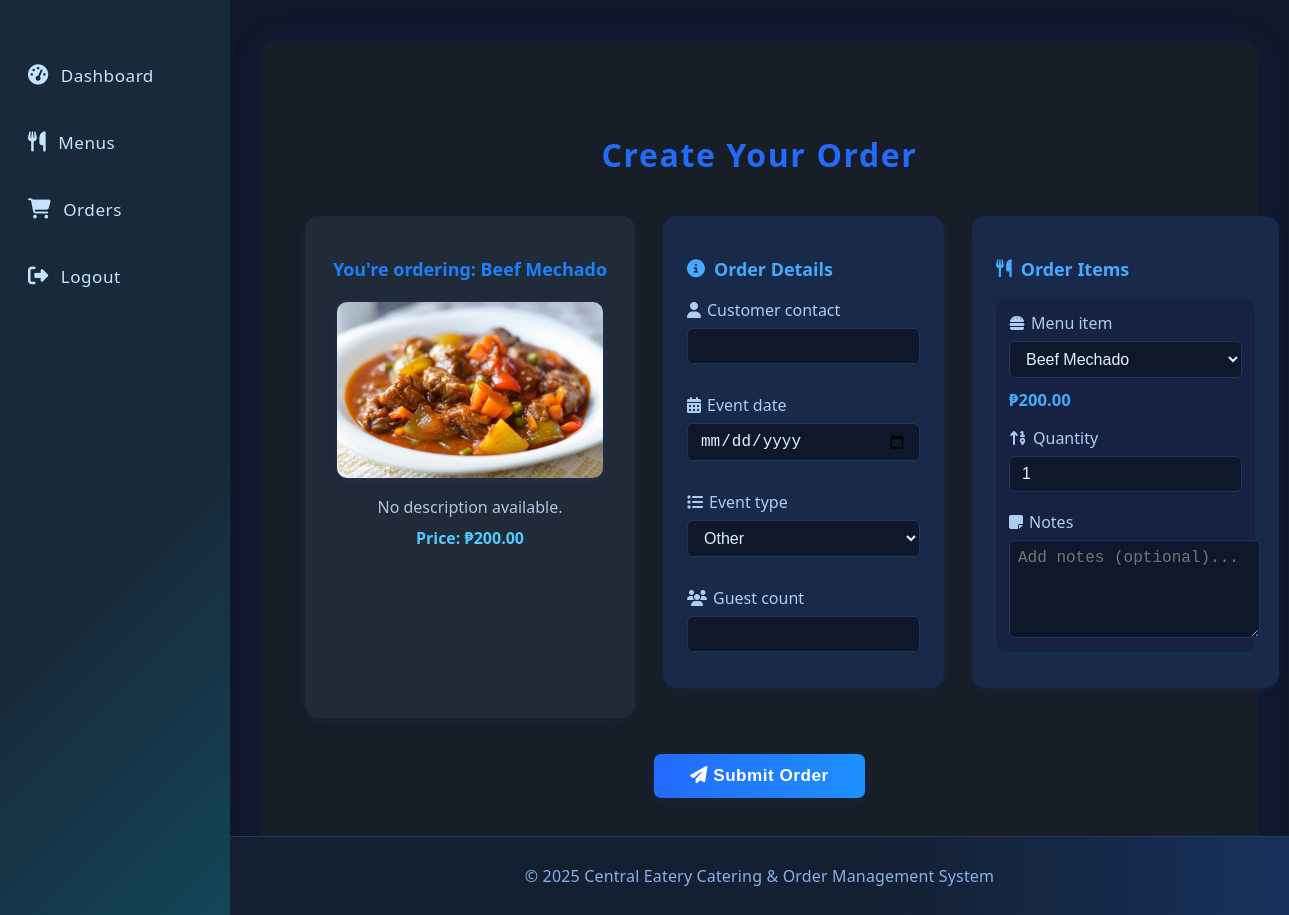
/orders/create/?item_id=7 (signed in), run on the app's committed database.
### menu/models.py (models this page shows)
class MenuItem(models.Model):
    name = models.CharField(max_length=255)
    description = models.TextField(blank=True)
    price = models.DecimalField(max_digits=8, decimal_places=2)
    category = models.ForeignKey(Category, on_delete=models.SET_NULL, null=True, blank=True)
    is_available = models.BooleanField(default=True)
    allergens = models.ManyToManyField(Allergen, blank=True)
    image = models.ImageField(upload_to='menu_items/', blank=True, null=True)  # Add this line for image
    def __str__(self):
        return self.name

### orders/views.py (the view)
# urls.py: path('create/', views.create_order, name='create_order'),  # Create a new order
@login_required
def create_order(request):
    item_id = request.GET.get('item_id')
    selected_item = None
    if item_id:
        selected_item = get_object_or_404(MenuItem, id=item_id)
    if request.method == 'POST':
        order_form = OrderForm(request.POST)
        order_item_formset = OrderItemFormSet(request.POST)
        if order_form.is_valid() and order_item_formset.is_valid():
            order_data = order_form.cleaned_data
            for key, value in order_data.items():
                if isinstance(value, (datetime.date, datetime.datetime)):
                    order_data[key] = value.isoformat()
            items_data = [
                {
                    **{
                        k: (v.id if hasattr(v, "id") else v)
                        for k, v in form.cleaned_data.items()
                        if k != "DELETE"
                    },
                    "DELETE": form.cleaned_data.get("DELETE", False),
                }
                for form in order_item_formset
                if form.cleaned_data and not form.cleaned_data.get("DELETE", False)
            ]
            request.session['pending_order'] = {
                'order': order_data,
                'items': items_data,
            }
            return redirect('orders:order_summary_and_payment')
        else:
            messages.error(request, "There was an error with the form. Please check the details.")
    else:
        order_form = OrderForm()
        if selected_item:
            initial_data = [{'menu_item': selected_item}]
            order_item_formset = OrderItemFormSet(queryset=OrderItem.objects.none(), initial=initial_data)
        else:
            order_item_formset = OrderItemFormSet(queryset=OrderItem.objects.none())
    menu_items = MenuItem.objects.filter(is_available=True)
    return render(request, 'orders/create_order.html', {
        'order_form': order_form,
        'order_item_formset': order_item_formset,
        'menu_items': menu_items,
        'selected_item': selected_item,
    })

### orders/forms.py (shortened to what this page needs)
class OrderForm(forms.ModelForm):
    class Meta:
        model = Order
        fields = ['customer_contact', 'event_date', 'event_type', 'guest_count']  # Removed 'customer' and 'status'
    def __init__(self, *args, **kwargs):
        super().__init__(*args, **kwargs)
        self.fields['event_date'].widget = forms.DateInput(attrs={'type': 'date'})

### orders/templates/orders/create_order.html (shortened to what this page needs)
{% extends 'base_for_customer.html' %}
{% load static %}
{% block content %}
<link rel="stylesheet" href="{% static 'css/create_order1.css' %}">
<div class="order-page-wrapper">
  <h1 class="form-header">Create Your Order</h1>
  <form method="POST" autocomplete="off">
    <div class="three-column-layout">
      {% if selected_item %}
      <div class="column selected-preview">
        <h2>You're ordering: {{ selected_item.name }}</h2>
        <img src="{{ selected_item.image.url }}" alt="{{ selected_item.name }}" />
        <p>{{ selected_item.description|default:"No description available." }}</p>
        <p><strong>Price: ₱{{ selected_item.price }}</strong></p>
      </div>
      {% endif %}
      <div class="column order-details">
        <h2 class="section-title"><i class="fas fa-info-circle"></i> Order Details</h2>
        <div class="form-fields">
          <div class="field-group">
            <label for="{{ order_form.customer_contact.id_for_label }}"><i class="fas fa-user"></i> {{ order_form.customer_contact.label }}</label>
            {{ order_form.customer_contact }}
          </div>
          <div class="field-group">
            <label for="{{ order_form.event_date.id_for_label }}"><i class="fas fa-calendar-alt"></i> {{ order_form.event_date.label }}</label>
            {{ order_form.event_date }}
          </div>
          <div class="field-group">
            <label for="{{ order_form.event_type.id_for_label }}"><i class="fas fa-list"></i> {{ order_form.event_type.label }}</label>
            {{ order_form.event_type }}
          </div>
          <div class="field-group">
            <label for="{{ order_form.guest_count.id_for_label }}"><i class="fas fa-users"></i> {{ order_form.guest_count.label }}</label>
            {{ order_form.guest_count }}
          </div>
        </div>
      </div>
      <div class="column order-items">
        <h2 class="section-title"><i class="fas fa-utensils"></i> Order Items</h2>
        <div class="form-fields">
          {% for form in order_item_formset %}
          <div class="order-item">
            <div class="field-group">
              <label for="{{ form.menu_item.id_for_label }}"><i class="fas fa-hamburger"></i> {{ form.menu_item.label }}</label>
              {{ form.menu_item }}
              <div class="menu-item-price">
                ₱<span class="price-display">0.00</span>
              </div>
            </div>
            <div class="field-group">
              <label for="{{ form.quantity.id_for_label }}"><i class="fas fa-sort-numeric-up"></i> {{ form.quantity.label }}</label>
              {{ form.quantity }}
            </div>
            <div class="field-group">
              <label for="{{ form.notes.id_for_label }}"><i class="fas fa-sticky-note"></i> {{ form.notes.label }}</label>
              {{ form.notes }}
            </div>
          </div>
          {% endfor %}
        </div>
      </div>
    </div>
    <div class="form-actions">
      <button type="submit" class="btn-submit"><i class="fas fa-paper-plane"></i> Submit Order</button>
    </div>
  </form>
</div>
{% endblock %}

### static/css/navigations2.css (style rules this page uses)
body { font-family: 'Inter', Arial, sans-serif; background: #101720; margin: 0; display: flex; min-height: 100vh; flex-direction: column; color: #e0f2ff; }
.order-details { margin-bottom: 30px; }
.order-items { margin-bottom: 30px; }

### orders/static/css/create_order1.css (style rules this page uses)
body { background: #10172B; font-family: 'Segoe UI', Arial, sans-serif; color: #e0f2ff; margin: 0; }
.order-page-wrapper { max-width: 1320px; margin: 0 auto 45px auto; padding: 32px 10px; }
.form-header { text-align: center; font-size: 2rem; font-weight: 700; color: #246afe; margin-bottom: 2.5rem; letter-spacing: 0.05em; }
.three-column-layout { display: grid; grid-template-columns: 330px 1.05fr 1.4fr; gap: 28px; margin-bottom: 36px; }
.column { background: #162136; padding: 26px 24px 22px 24px; border-radius: 14px; box-shadow: 0 2px 12px rgba(36,106,254,0.07); display: flex; flex-direction: column; }
.selected-preview { align-items: center; max-width: 330px; background: #202a38; }
.selected-preview img { width: 94%; height: auto; border-radius: 10px; margin-bottom: 18px; margin-top: 8px; box-shadow: 0 1.5px 9px rgba(36,106,254,0.13); }
.selected-preview h2 { text-align: center; font-size: 1.12rem; color: #1d81fa; margin-bottom: 13px; }
.selected-preview p { margin: 0 0 9px 0; text-align: center; color: #b3c6e2; }
.selected-preview strong { color: #54cafd; }
.order-details, .order-items { background: #182949; }
.section-title { font-size: 1.12rem; font-weight: 600; color: #46abff; margin-bottom: 18px; align-items: center; display: flex; gap: 9px; }
.form-fields { display: flex; flex-direction: column; gap: 1.38em; }
.field-group { margin-bottom: 0.3em; display: flex; flex-direction: column; gap: 5px; }
.field-group label { font-weight: 500; color: #adcdf3; margin-bottom: 2px; font-size: 1rem; gap: 6px; display: flex; align-items: center; }
.field-group input, .field-group select, .field-group textarea { background: #0f172a; color: #e0f2ff; border: 1.4px solid #223360; border-radius: 6px; padding: 8px 12px; font-size: 1rem; margin-bottom: 3px; transition: border-color 0.14s; }
.order-items .order-item { background: #172142; border-radius: 10px; box-shadow: 0 2px 11px rgba(36,106,254,0.08); padding: 13px 13px 6px 13px; margin-bottom: 14px; display: flex; flex-direction: column; gap: 0.7em; }
.menu-item-price { font-weight: bold; color: #46abff; margin-top: 2px; font-size: 1.04rem; }
.form-actions { display: flex; justify-content: center; margin-top: 12px; }
.btn-submit { background: linear-gradient(90deg, #246afe 0%, #1d90ff 100%); color: #fff; border: none; border-radius: 7px; padding: 0.7em 2.1em; font-weight: 700; font-size: 1.07rem; cursor: pointer; box-shadow: 0 2px 12px rgba(36,106,254,0.09); letter-spacing: 0.03em; transition: background .16s, transform .13s, box-shadow .13s; }
.field-group textarea[name$="notes"] { width: 100%; min-height: 80px; resize: vertical; padding: 8px; background: #0f172a; color: #e0f2ff; border: 1.4px solid #223360; border-radius: 6px; }

### data on the page
MenuItem: name "Beef Mechado", image (picture), description "No description available.", price "200.00"

### other printed values
{{ order_form.customer_contact.label }} "Customer contact"
{{ order_form.event_date.label }} "Event date"
{{ order_form.event_type.label }} "Event type"
{{ order_form.guest_count.label }} "Guest count"
